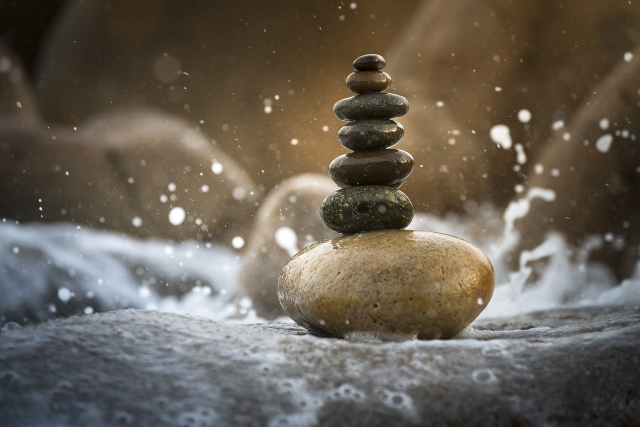
#> input picture images/balance.jpg, 1280 x 854 px, given in place of car.mp4, which was not available (shown at 1/2 size)
$ jupyter execute frameextraction.ipynb
#> lines starting #> are read from the running program, lines starting #| are printed output that depends on the picture; after the words box and inside, x2 and y2 are one past the last pixel; in counts of white or black regions, pixels touching at a corner belong together; pictures that were not available may be replaced by others from this repository, and a replacement may not be noted
[cell 1]
import cv2
import numpy as np
import time


cap = cv2.VideoCapture("video/car.mp4")

while (cap.isOpened()):

    ret, frame = cap.read()
#> frame is the input picture: shape (854, 1280, 3); mean B, G, R 84.7, 95.9, 103.9
    frame = cv2.resize(frame, (540, 380), fx = 0, fy = 0, interpolation = cv2.INTER_CUBIC)
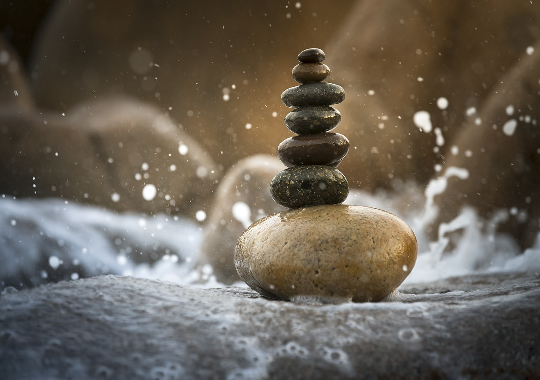
#> frame: shape (380, 540, 3); mean B, G, R 84.7, 95.9, 103.9
    time.sleep(1/40)

    cv2.imshow('Frame', frame)

    gray = cv2.cvtColor(frame, cv2.COLOR_BGR2GRAY)
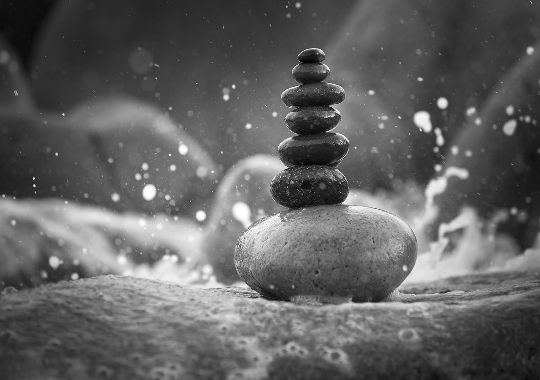
#> gray: shape (380, 540); min 0, max 255, mean 97

    Thresh = cv2.adaptiveThreshold(gray, 255, cv2.ADAPTIVE_THRESH_MEAN_C, cv2.THRESH_BINARY_INV, 11, 2)
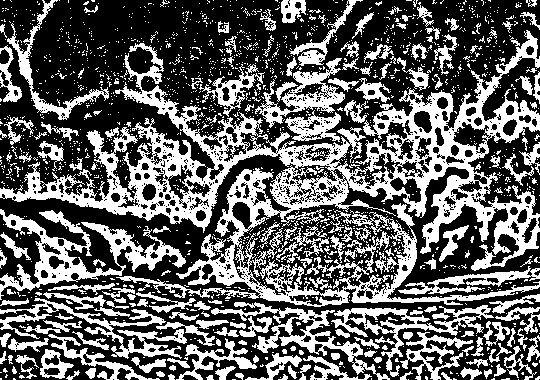
#> Thresh: shape (380, 540); 38.5% white; 1697 white regions (1511 under 20 px), largest, box (x1, y1, x2, y2) and area: (0, 30, 540, 307) 35600, (0, 209, 186, 300) 4459, (0, 298, 187, 359) 2399

    # cv2.imshow('Thresh', Thresh)
    if cv2.waitKey(25) & 0xFF == ord('q'):
#> (key q is pressed here)
        break

cap.release()
cv2.destroyAllWindows()

$ run again, on images/cycle.jpg
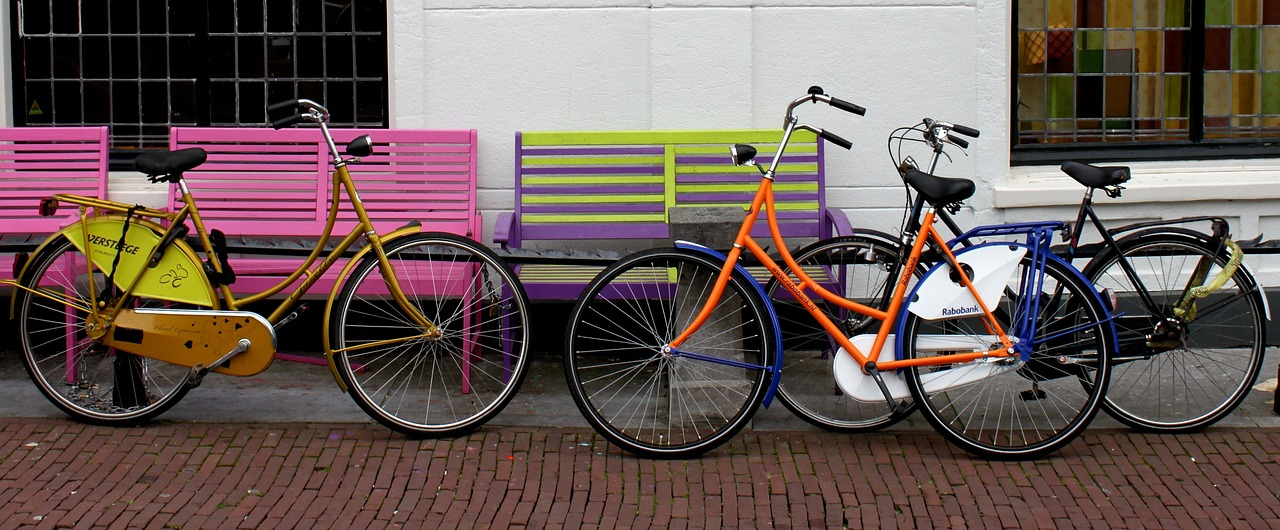
#> input picture images/cycle.jpg, 1280 x 530 px, given in place of car.mp4, which was not available
#> frame is the input picture: shape (530, 1280, 3); mean B, G, R 85.3, 89.8, 106.3
#> frame: shape (380, 540, 3)
#> `gray = cv2.cvtColor(frame, cv2.COLOR_BGR2GRAY)`:
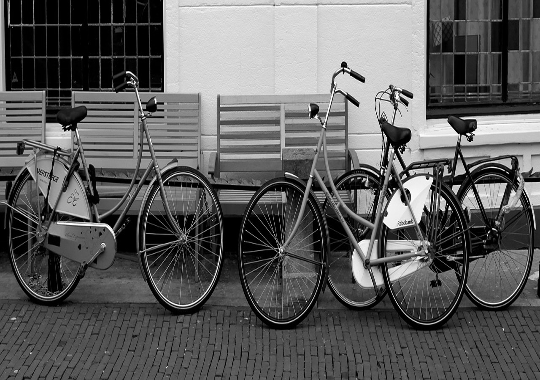
#> gray: shape (380, 540); min 0, max 255, mean 94.3
#> `Thresh = cv2.adaptiveThreshold(gray, 255, cv2.ADAPTIVE_THRESH_MEAN_C, ..`:
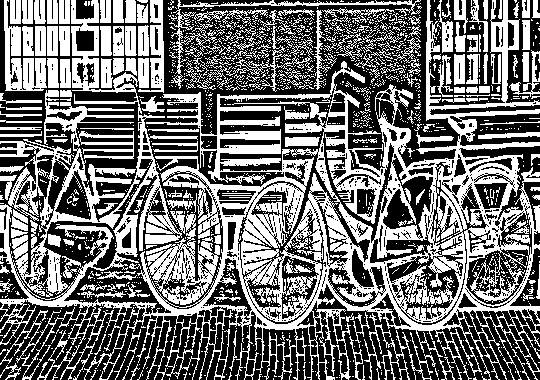
#> Thresh: shape (380, 540); 44.2% white; 1395 white regions (1191 under 20 px), largest, box (x1, y1, x2, y2) and area: (0, 0, 540, 380) 61115, (4, 0, 47, 91) 1670, (169, 0, 421, 89) 1384

$ run again, on images/flower.jpg
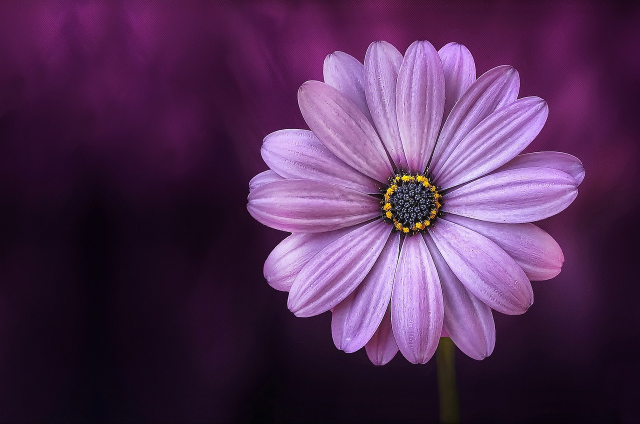
#> input picture images/flower.jpg, 1280 x 848 px, given in place of car.mp4, which was not available (shown at 1/2 size)
#> frame is the input picture: shape (848, 1280, 3); mean B, G, R 84.6, 46.3, 81.2
#> frame: shape (380, 540, 3)
#> `gray = cv2.cvtColor(frame, cv2.COLOR_BGR2GRAY)`:
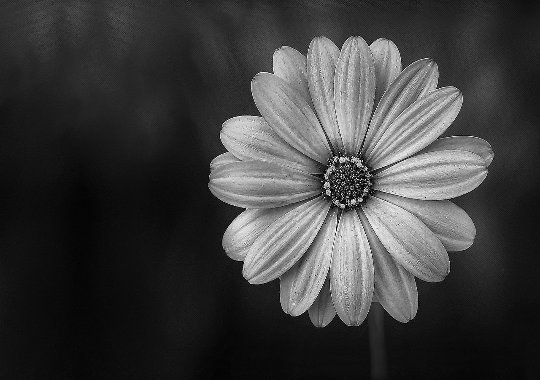
#> gray: shape (380, 540); min 0, max 255, mean 61.1
#> `Thresh = cv2.adaptiveThreshold(gray, 255, cv2.ADAPTIVE_THRESH_MEAN_C, ..`:
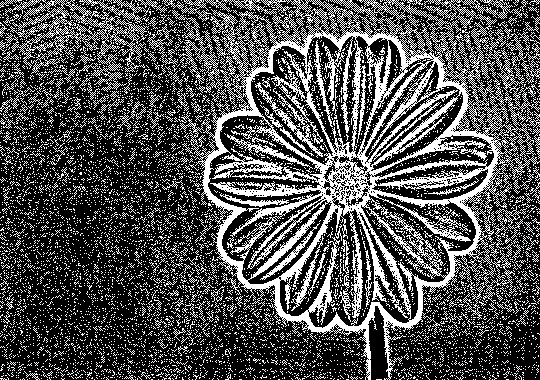
#> Thresh: shape (380, 540); 31.3% white in thin lines or dots
